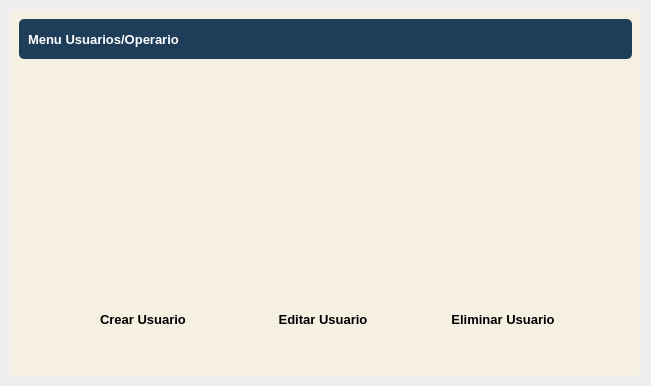
<?xml version="1.0" encoding="UTF-8"?>
<ui version="4.0">
 <class>DetailWindow</class>
 <widget class="QWidget" name="DetailWindow">
  <property name="geometry">
   <rect>
    <x>0</x>
    <y>0</y>
    <width>651</width>
    <height>386</height>
   </rect>
  </property>
  <property name="windowTitle">
   <string>Form</string>
  </property>
  <property name="styleSheet">
   <string notr="true">border-radius: 5px</string>
  </property>
  <layout class="QVBoxLayout" name="verticalLayout">
   <property name="spacing">
    <number>0</number>
   </property>
   <property name="leftMargin">
    <number>0</number>
   </property>
   <property name="topMargin">
    <number>0</number>
   </property>
   <property name="rightMargin">
    <number>0</number>
   </property>
   <property name="bottomMargin">
    <number>0</number>
   </property>
   <item>
    <widget class="QFrame" name="central_widget_frame">
     <property name="frameShape">
      <enum>QFrame::StyledPanel</enum>
     </property>
     <property name="frameShadow">
      <enum>QFrame::Raised</enum>
     </property>
     <layout class="QVBoxLayout" name="shadow_layout">
      <property name="spacing">
       <number>0</number>
      </property>
      <property name="leftMargin">
       <number>10</number>
      </property>
      <property name="topMargin">
       <number>10</number>
      </property>
      <property name="rightMargin">
       <number>10</number>
      </property>
      <property name="bottomMargin">
       <number>10</number>
      </property>
      <item>
       <widget class="QFrame" name="background_frame">
        <property name="styleSheet">
         <string notr="true">background-color: rgb(245, 240, 225);</string>
        </property>
        <property name="frameShape">
         <enum>QFrame::StyledPanel</enum>
        </property>
        <property name="frameShadow">
         <enum>QFrame::Raised</enum>
        </property>
        <layout class="QVBoxLayout" name="verticalLayout_2">
         <item>
          <widget class="QFrame" name="top_bar_frame">
           <property name="minimumSize">
            <size>
             <width>0</width>
             <height>40</height>
            </size>
           </property>
           <property name="maximumSize">
            <size>
             <width>16777215</width>
             <height>40</height>
            </size>
           </property>
           <property name="styleSheet">
            <string notr="true">background-color: #1e3d59;</string>
           </property>
           <property name="frameShape">
            <enum>QFrame::StyledPanel</enum>
           </property>
           <property name="frameShadow">
            <enum>QFrame::Raised</enum>
           </property>
           <layout class="QHBoxLayout" name="horizontalLayout_3">
            <item>
             <widget class="QLabel" name="title_label">
              <property name="font">
               <font>
                <pointsize>10</pointsize>
                <bold>true</bold>
               </font>
              </property>
              <property name="styleSheet">
               <string notr="true">color: white;</string>
              </property>
              <property name="text">
               <string>Menu Usuarios/Operario</string>
              </property>
             </widget>
            </item>
            <item>
             <widget class="QFrame" name="buttons_holder_frame">
              <property name="minimumSize">
               <size>
                <width>0</width>
                <height>30</height>
               </size>
              </property>
              <property name="maximumSize">
               <size>
                <width>113</width>
                <height>16777215</height>
               </size>
              </property>
              <property name="frameShape">
               <enum>QFrame::StyledPanel</enum>
              </property>
              <property name="frameShadow">
               <enum>QFrame::Raised</enum>
              </property>
              <widget class="QToolButton" name="minimize_button">
               <property name="geometry">
                <rect>
                 <x>10</x>
                 <y>0</y>
                 <width>22</width>
                 <height>22</height>
                </rect>
               </property>
               <property name="text">
                <string/>
               </property>
               <property name="icon">
                <iconset>
                 <normaloff>../../pys6-recipes-organizer/assets/icons/minimize-window.png</normaloff>../../pys6-recipes-organizer/assets/icons/minimize-window.png</iconset>
               </property>
               <property name="iconSize">
                <size>
                 <width>25</width>
                 <height>25</height>
                </size>
               </property>
              </widget>
              <widget class="QToolButton" name="restore_button">
               <property name="geometry">
                <rect>
                 <x>50</x>
                 <y>0</y>
                 <width>22</width>
                 <height>22</height>
                </rect>
               </property>
               <property name="text">
                <string/>
               </property>
               <property name="icon">
                <iconset>
                 <normaloff>../../pys6-recipes-organizer/assets/icons/restore-window.png</normaloff>../../pys6-recipes-organizer/assets/icons/restore-window.png</iconset>
               </property>
               <property name="iconSize">
                <size>
                 <width>25</width>
                 <height>25</height>
                </size>
               </property>
              </widget>
              <widget class="QToolButton" name="maximize_button">
               <property name="geometry">
                <rect>
                 <x>50</x>
                 <y>0</y>
                 <width>22</width>
                 <height>22</height>
                </rect>
               </property>
               <property name="text">
                <string/>
               </property>
               <property name="icon">
                <iconset>
                 <normaloff>../../pys6-recipes-organizer/assets/icons/maximize-window.png</normaloff>../../pys6-recipes-organizer/assets/icons/maximize-window.png</iconset>
               </property>
               <property name="iconSize">
                <size>
                 <width>25</width>
                 <height>25</height>
                </size>
               </property>
              </widget>
              <widget class="QToolButton" name="close_button">
               <property name="geometry">
                <rect>
                 <x>90</x>
                 <y>0</y>
                 <width>22</width>
                 <height>22</height>
                </rect>
               </property>
               <property name="text">
                <string/>
               </property>
               <property name="icon">
                <iconset>
                 <normaloff>../../pys6-recipes-organizer/assets/icons/close-window.png</normaloff>../../pys6-recipes-organizer/assets/icons/close-window.png</iconset>
               </property>
               <property name="iconSize">
                <size>
                 <width>25</width>
                 <height>25</height>
                </size>
               </property>
              </widget>
             </widget>
            </item>
           </layout>
          </widget>
         </item>
         <item>
          <widget class="QFrame" name="content_frame">
           <property name="frameShape">
            <enum>QFrame::StyledPanel</enum>
           </property>
           <property name="frameShadow">
            <enum>QFrame::Raised</enum>
           </property>
           <layout class="QVBoxLayout" name="verticalLayout_3">
            <item>
             <widget class="QFrame" name="frame">
              <property name="frameShape">
               <enum>QFrame::StyledPanel</enum>
              </property>
              <property name="frameShadow">
               <enum>QFrame::Raised</enum>
              </property>
              <widget class="QPushButton" name="edit_button">
               <property name="geometry">
                <rect>
                 <x>220</x>
                 <y>230</y>
                 <width>150</width>
                 <height>31</height>
                </rect>
               </property>
               <property name="minimumSize">
                <size>
                 <width>150</width>
                 <height>30</height>
                </size>
               </property>
               <property name="font">
                <font>
                 <pointsize>10</pointsize>
                 <bold>true</bold>
                </font>
               </property>
               <property name="styleSheet">
                <string notr="true">QPushButton{
	background-color : #007BFF;
	color: white;
}
QPushButton::hover {background-color : #ffc13b};</string>
               </property>
               <property name="text">
                <string>Editar Usuario</string>
               </property>
               <property name="iconSize">
                <size>
                 <width>20</width>
                 <height>20</height>
                </size>
               </property>
              </widget>
              <widget class="QPushButton" name="finish_button">
               <property name="geometry">
                <rect>
                 <x>400</x>
                 <y>230</y>
                 <width>150</width>
                 <height>31</height>
                </rect>
               </property>
               <property name="minimumSize">
                <size>
                 <width>150</width>
                 <height>30</height>
                </size>
               </property>
               <property name="font">
                <font>
                 <pointsize>10</pointsize>
                 <bold>true</bold>
                </font>
               </property>
               <property name="styleSheet">
                <string notr="true">QPushButton{
	background-color : #DC3545;
	color: white;
}
QPushButton::hover {background-color : #ffc13b};</string>
               </property>
               <property name="text">
                <string>Eliminar Usuario</string>
               </property>
               <property name="iconSize">
                <size>
                 <width>20</width>
                 <height>20</height>
                </size>
               </property>
              </widget>
              <widget class="QPushButton" name="view_button">
               <property name="geometry">
                <rect>
                 <x>40</x>
                 <y>230</y>
                 <width>150</width>
                 <height>31</height>
                </rect>
               </property>
               <property name="minimumSize">
                <size>
                 <width>150</width>
                 <height>30</height>
                </size>
               </property>
               <property name="font">
                <font>
                 <pointsize>10</pointsize>
                 <bold>true</bold>
                </font>
               </property>
               <property name="styleSheet">
                <string notr="true">QPushButton{
	background-color : #17A2B8;
	color: white;
}
QPushButton::hover {background-color : #ffc13b};</string>
               </property>
               <property name="text">
                <string>Crear Usuario</string>
               </property>
               <property name="iconSize">
                <size>
                 <width>20</width>
                 <height>20</height>
                </size>
               </property>
              </widget>
              <widget class="QTableWidget" name="tableWidget">
               <property name="geometry">
                <rect>
                 <x>10</x>
                 <y>20</y>
                 <width>571</width>
                 <height>181</height>
                </rect>
               </property>
               <property name="styleSheet">
                <string notr="true">
</string>
               </property>
              </widget>
             </widget>
            </item>
           </layout>
          </widget>
         </item>
        </layout>
       </widget>
      </item>
     </layout>
    </widget>
   </item>
  </layout>
 </widget>
 <resources/>
 <connections/>
</ui>
